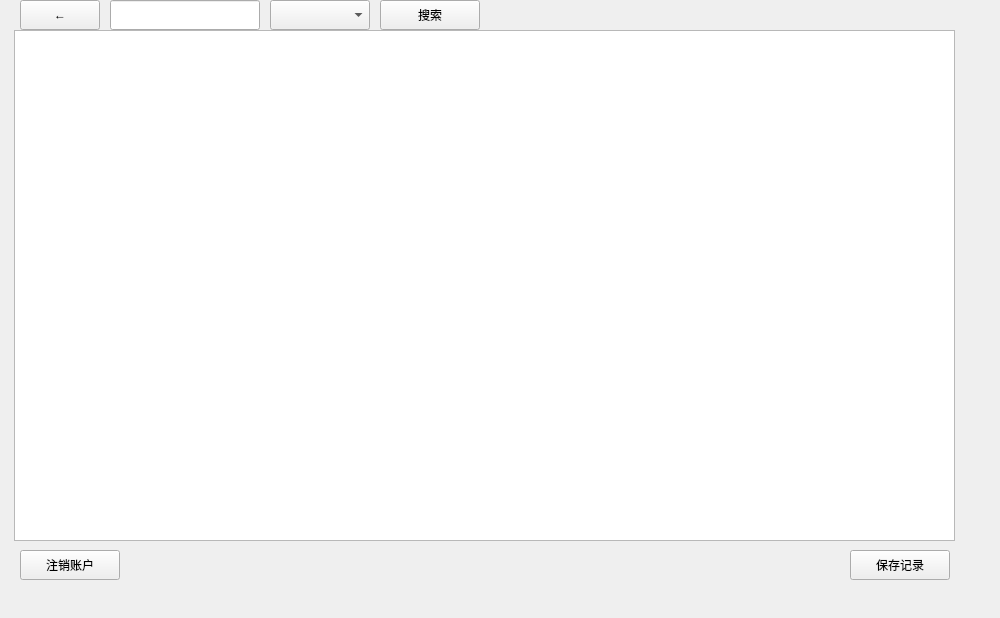
<?xml version="1.0" encoding="UTF-8"?>
<ui version="4.0">
 <class>edituser</class>
 <widget class="QWidget" name="edituser">
  <property name="geometry">
   <rect>
    <x>0</x>
    <y>0</y>
    <width>1000</width>
    <height>618</height>
   </rect>
  </property>
  <property name="windowTitle">
   <string>Form</string>
  </property>
  <widget class="QComboBox" name="depcbBox">
   <property name="geometry">
    <rect>
     <x>270</x>
     <y>0</y>
     <width>100</width>
     <height>30</height>
    </rect>
   </property>
  </widget>
  <widget class="QTableView" name="tableView">
   <property name="enabled">
    <bool>true</bool>
   </property>
   <property name="geometry">
    <rect>
     <x>14</x>
     <y>30</y>
     <width>941</width>
     <height>511</height>
    </rect>
   </property>
   <property name="frameShadow">
    <enum>QFrame::Raised</enum>
   </property>
  </widget>
  <widget class="QLineEdit" name="finduser">
   <property name="geometry">
    <rect>
     <x>110</x>
     <y>0</y>
     <width>150</width>
     <height>30</height>
    </rect>
   </property>
  </widget>
  <widget class="QPushButton" name="back">
   <property name="geometry">
    <rect>
     <x>20</x>
     <y>0</y>
     <width>80</width>
     <height>30</height>
    </rect>
   </property>
   <property name="text">
    <string>←</string>
   </property>
  </widget>
  <widget class="QPushButton" name="search">
   <property name="geometry">
    <rect>
     <x>380</x>
     <y>0</y>
     <width>100</width>
     <height>30</height>
    </rect>
   </property>
   <property name="text">
    <string>搜索</string>
   </property>
  </widget>
  <widget class="QPushButton" name="deleteBtn">
   <property name="geometry">
    <rect>
     <x>20</x>
     <y>550</y>
     <width>100</width>
     <height>30</height>
    </rect>
   </property>
   <property name="text">
    <string>注销账户</string>
   </property>
  </widget>
  <widget class="QPushButton" name="saveBtn">
   <property name="geometry">
    <rect>
     <x>850</x>
     <y>550</y>
     <width>100</width>
     <height>30</height>
    </rect>
   </property>
   <property name="text">
    <string>保存记录</string>
   </property>
  </widget>
 </widget>
 <resources/>
 <connections/>
</ui>
